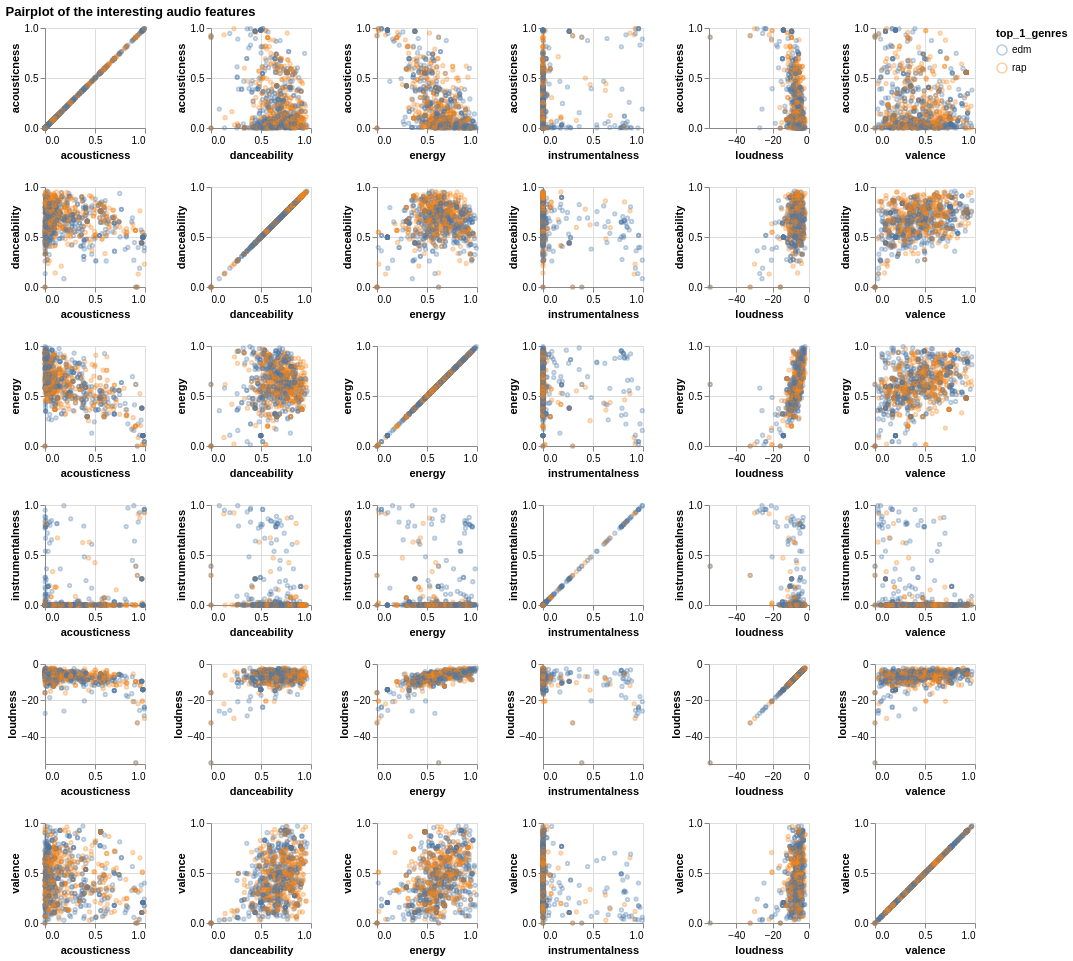

The Vega-Lite source for this figure:
### Vega-Lite specification from a JSON file in a GitHub repository (floating-point values rounded to 4 significant figures; data arrays with more than 128 entries replaced by an {"elided": "..."} marker saying what was removed)
{"usermeta": {"embedOptions": {"theme": "urbaninstitute"}}, "config": {"view": {"continuousWidth": 400, "continuousHeight": 300}}, "repeat": {"column": ["acousticness", "danceability", "energy", "instrumentalness", "loudness", "valence"], "row": ["acousticness", "danceability", "energy", "instrumentalness", "loudness", "valence"]}, "spec": {"data": {"name": "data-964d6563f5d6e44f3c3910dea3256d02"}, "mark": {"type": "point", "filled": false, "opacity": 0.4, "size": 10}, "encoding": {"color": {"condition": {"type": "nominal", "field": "top_1_genres", "selection": "selector004"}, "value": "lightgray"}, "tooltip": [{"type": "nominal", "field": "master_metadata_track_name"}, {"type": "nominal", "field": "master_metadata_album_artist_name"}, {"type": "nominal", "field": "top_1_genres"}], "x": {"type": "quantitative", "field": {"repeat": "column"}}, "y": {"type": "quantitative", "field": {"repeat": "row"}}}, "height": 100, "selection": {"selector004": {"type": "multi", "fields": ["top_1_genres"], "bind": "legend"}}, "width": 100}, "title": "Pairplot of the interesting audio features", "$schema": "https://vega.github.io/schema/vega-lite/v4.8.1.json", "datasets": {"data-964d6563f5d6e44f3c3910dea3256d02": {"elided": "1000 records"}}}
